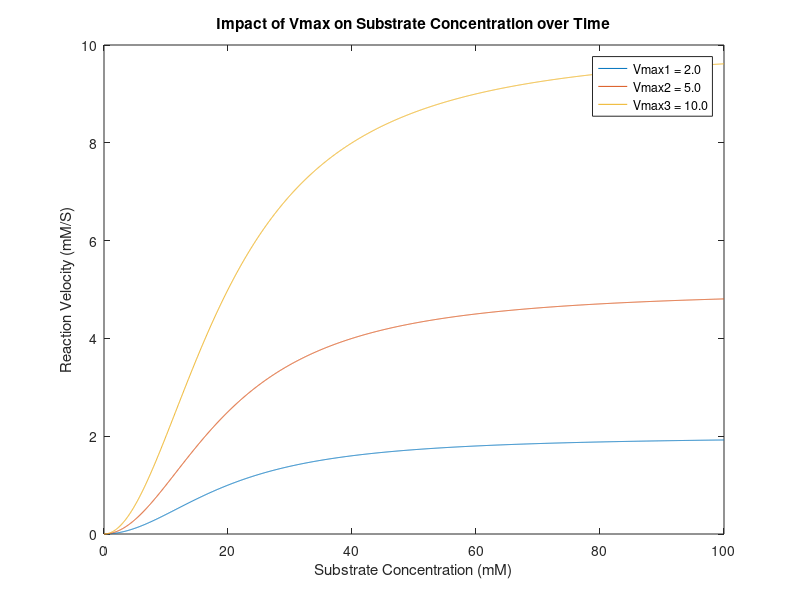

Recreate this plot in MATLAB.
Vmax1 = 2.0;
Vmax2 = 5.0;
Vmax3 = 10.0;
h = 2;
kHalf = 20;

S = 0:0.05:100;

for i = 1:length(S)
    V1(i) = (Vmax1 * power(S(i), h)) / (power(kHalf, h) + power(S(i), h));
    V2(i) = (Vmax2 * power(S(i), h)) / (power(kHalf, h) + power(S(i), h));
    V3(i) = (Vmax3 * power(S(i), h)) / (power(kHalf, h) + power(S(i), h));
end

plot(S, V1, "DisplayName", "Vmax1 = 2.0");
hold on
plot(S, V2, "DisplayName", "Vmax2 = 5.0");
plot(S, V3, "DisplayName", "Vmax3 = 10.0");
legend
title("Impact of Vmax on Substrate Concentration over Time");
xlabel("Substrate Concentration (mM)");
ylabel("Reaction Velocity (mM/S)");
hold off
